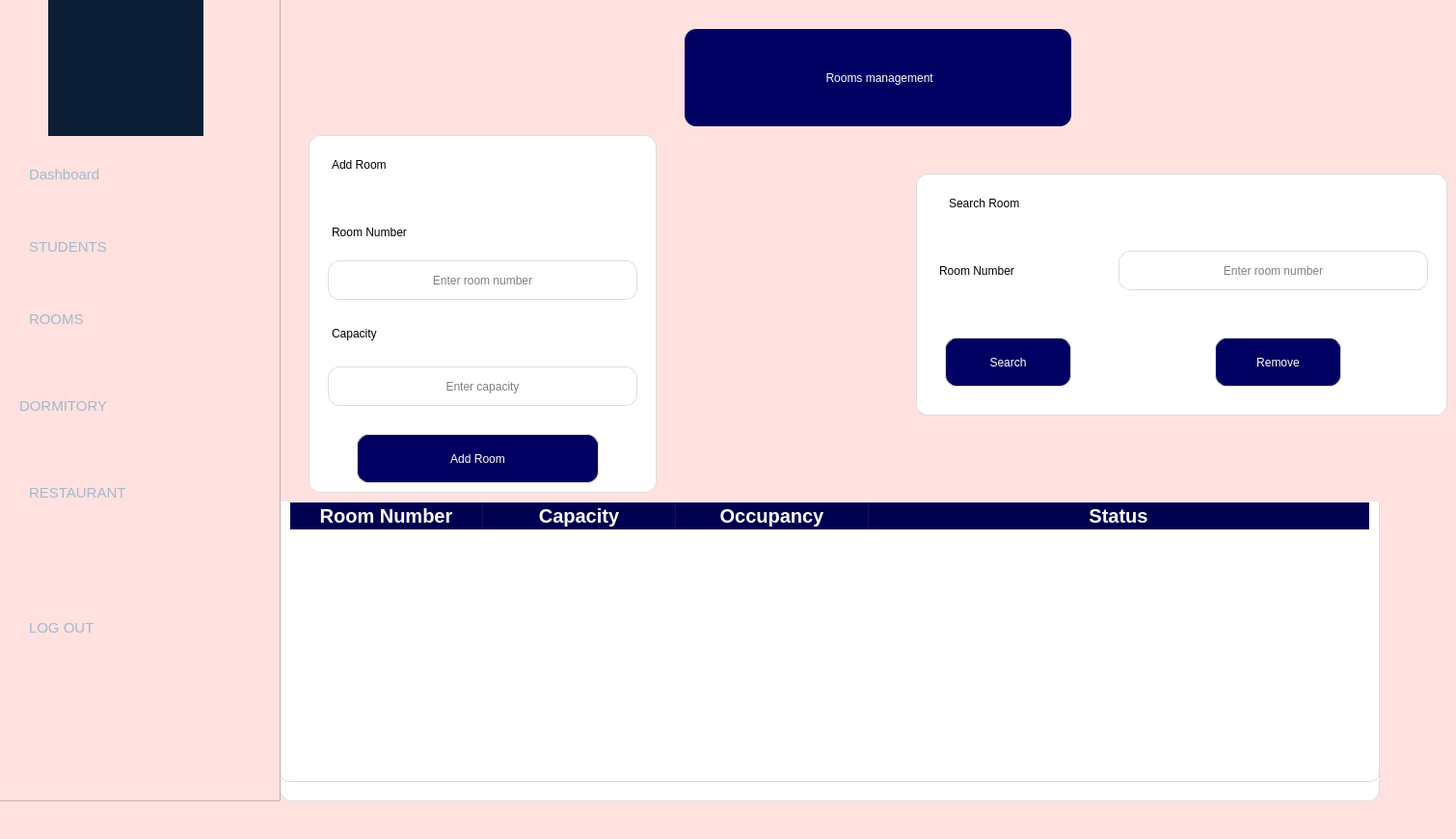
          <widget class="QWidget" name="student_4">
           <property name="styleSheet">
            <string notr="true">background-color: rgb(255, 226, 224);</string>
           </property>
           <widget class="QLabel" name="label_36">
            <property name="geometry">
             <rect>
              <x>710</x>
              <y>30</y>
              <width>401</width>
              <height>101</height>
             </rect>
            </property>
            <property name="styleSheet">
             <string notr="true">QLabel {
	font: 700 22pt &quot;Segoe UI&quot;;
	background-color: rgb(0, 0, 98);
    color: white;
    border-radius: 12px;
    padding: 10px;
    }</string>
            </property>
            <property name="text">
             <string> Rooms management</string>
            </property>
            <property name="alignment">
             <set>Qt::AlignmentFlag::AlignCenter</set>
            </property>
           </widget>
           <widget class="QFrame" name="frame_addstudent_8">
            <property name="geometry">
             <rect>
              <x>320</x>
              <y>140</y>
              <width>361</width>
              <height>371</height>
             </rect>
            </property>
            <property name="styleSheet">
             <string notr="true">background-color: white;
border-radius: 12px;
border: 1px solid #dcdcdc;
padding: 10px;</string>
            </property>
            <property name="frameShape">
             <enum>QFrame::Shape::StyledPanel</enum>
            </property>
            <property name="frameShadow">
             <enum>QFrame::Shadow::Raised</enum>
            </property>
            <widget class="QPushButton" name="btn_addRoom_2">
             <property name="geometry">
              <rect>
               <x>50</x>
               <y>310</y>
               <width>251</width>
               <height>51</height>
              </rect>
             </property>
             <property name="styleSheet">
              <string notr="true">background-color: rgb(0, 0, 98);
font: 700 14pt &quot;Segoe UI&quot;;
color:white;</string>
             </property>
             <property name="text">
              <string>Add Room</string>
             </property>
            </widget>
            <widget class="QLineEdit" name="lineEdit_roomNumber_3">
             <property name="geometry">
              <rect>
               <x>20</x>
               <y>130</y>
               <width>321</width>
               <height>41</height>
              </rect>
             </property>
             <property name="styleSheet">
              <string notr="true"/>
             </property>
             <property name="alignment">
              <set>Qt::AlignmentFlag::AlignCenter</set>
             </property>
             <property name="placeholderText">
              <string>Enter room number</string>
             </property>
            </widget>
            <widget class="QLineEdit" name="lineEdit_capacity_2">
             <property name="geometry">
              <rect>
               <x>20</x>
               <y>240</y>
               <width>321</width>
               <height>41</height>
              </rect>
             </property>
             <property name="alignment">
              <set>Qt::AlignmentFlag::AlignCenter</set>
             </property>
             <property name="placeholderText">
              <string>Enter capacity</string>
             </property>
            </widget>
            <widget class="QLabel" name="label_37">
             <property name="geometry">
              <rect>
               <x>10</x>
               <y>80</y>
               <width>191</width>
               <height>41</height>
              </rect>
             </property>
             <property name="styleSheet">
              <string notr="true">border-color: rgb(255, 255, 255);
font: 700 14pt &quot;Segoe UI&quot;;</string>
             </property>
             <property name="text">
              <string>Room Number</string>
             </property>
            </widget>
            <widget class="QLabel" name="label_38">
             <property name="geometry">
              <rect>
               <x>10</x>
               <y>180</y>
               <width>191</width>
               <height>51</height>
              </rect>
             </property>
             <property name="styleSheet">
              <string notr="true">border-color: rgb(255, 255, 255);
font: 700 14pt &quot;Segoe UI&quot;;</string>
             </property>
             <property name="text">
              <string>Capacity</string>
             </property>
            </widget>
            <widget class="QLabel" name="label_39">
             <property name="geometry">
              <rect>
               <x>10</x>
               <y>10</y>
               <width>191</width>
               <height>41</height>
              </rect>
             </property>
             <property name="styleSheet">
              <string notr="true">border-color: rgb(255, 255, 255);
font: 350 14pt &quot;Segoe UI&quot;;</string>
             </property>
             <property name="text">
              <string>Add Room</string>
             </property>
            </widget>
           </widget>
           <widget class="QFrame" name="frame_9">
            <property name="geometry">
             <rect>
              <x>290</x>
              <y>520</y>
              <width>1141</width>
              <height>311</height>
             </rect>
            </property>
            <property name="styleSheet">
             <string notr="true">background-color: white;
border-radius: 12px;
border: 1px solid #dcdcdc;
padding: 10px;</string>
            </property>
            <property name="frameShape">
             <enum>QFrame::Shape::StyledPanel</enum>
            </property>
            <property name="frameShadow">
             <enum>QFrame::Shadow::Raised</enum>
            </property>
            <widget class="QTableWidget" name="tableWidget_room_2">
             <property name="geometry">
              <rect>
               <x>0</x>
               <y>-10</y>
               <width>1141</width>
               <height>301</height>
              </rect>
             </property>
             <property name="styleSheet">
              <string notr="true">QTableWidget {
    background-color: white;
    border: 1px solid #dcdcdc;
    border-radius: 10px;
    gridline-color: #e5e5e5;
    font-size: 14pt;
}
/* 1. Style the parent header container to remove ugly native margins/borders */
QHeaderView {
    background-color: #000050; /* Forces the whole background bar to be blue */
    border: none;
    margin: 0px;
    padding: 0px;
}

/* 2. Update your section style so it matches perfectly */
QHeaderView::section {
    background-color: #000050; 
    color: #ffffff !important;  
    font-weight: bold;
    font-size: 20px;
    qproperty-alignment: 'AlignCenter'; 
    border: none;
    /* Add a clean, very subtle line between columns so they don't blend blindly */
    border-right: 1px solid #12126a; 
    padding: 0px;
}

/* 3. Remove any gaps at the very top left/right corner of the table */
QTableWidget QTableCornerButton::section {
    background-color: #000050;
    border: none;
}</string>
             </property>
             <property name="columnCount">
              <number>4</number>
             </property>
             <attribute name="horizontalHeaderCascadingSectionResizes">
              <bool>true</bool>
             </attribute>
             <attribute name="horizontalHeaderMinimumSectionSize">
              <number>200</number>
             </attribute>
             <attribute name="horizontalHeaderDefaultSectionSize">
              <number>200</number>
             </attribute>
             <attribute name="horizontalHeaderShowSortIndicator" stdset="0">
              <bool>true</bool>
             </attribute>
             <attribute name="horizontalHeaderStretchLastSection">
              <bool>true</bool>
             </attribute>
             <column>
              <property name="text">
               <string>Room Number</string>
              </property>
             </column>
             <column>
              <property name="text">
               <string>Capacity</string>
              </property>
             </column>
             <column>
              <property name="text">
               <string>Occupancy</string>
              </property>
             </column>
             <column>
              <property name="text">
               <string>Status</string>
              </property>
             </column>
            </widget>
           </widget>
           <widget class="QFrame" name="sidebarFrame_8">
            <property name="geometry">
             <rect>
              <x>-30</x>
              <y>-30</y>
              <width>321</width>
              <height>861</height>
             </rect>
            </property>
            <property name="styleSheet">
             <string notr="true">#sidebarFrame_4{
	background-color: rgb(0, 0, 54);
	
    border: none;
}
QPushButton {
    color: #ffffff;
    font-family: &quot;Segoe UI&quot;;
    font-size: 11pt;
    text-align: left;
    padding: 12px 20px;
    border: none;
    border-radius: 8px;
    background-color: transparent;
}
QPushButton:hover {
    background-color: #162e4e;
}
/* Active / Pressed State (like the Dashboard button in the image) */
QPushButton:checked, QPushButton:pressed {
    background-color: #123769;
    font-weight: bold;
}</string>
            </property>
            <property name="frameShape">
             <enum>QFrame::Shape::StyledPanel</enum>
            </property>
            <property name="frameShadow">
             <enum>QFrame::Shadow::Raised</enum>
            </property>
            <widget class="QPushButton" name="btn_dashboard_8">
             <property name="geometry">
              <rect>
               <x>40</x>
               <y>180</y>
               <width>291</width>
               <height>61</height>
              </rect>
             </property>
             <property name="styleSheet">
              <string notr="true">QPushButton {
    color: #a3b8cc;
    font-family: &quot;Segoe UI&quot;, sans-serif;
    font-size: 11pt;
    padding: 12px 20px;
    border: none;
    border-radius: 8px;
    background-color: transparent;
}

QPushButton:hover {
    color: #ffffff;
    background-color: #0c2343;
}

/* This rule handles the button that is currently clicked/active */
QPushButton:checked {
    color: #ffffff;
    font-weight: 600;
    background-color: #123769; /* The prominent blue selection color from the image */
}</string>
             </property>
             <property name="text">
              <string>Dashboard</string>
             </property>
             <property name="checkable">
              <bool>true</bool>
             </property>
             <property name="autoExclusive">
              <bool>true</bool>
             </property>
            </widget>
            <widget class="QPushButton" name="btn_room_8">
             <property name="geometry">
              <rect>
               <x>40</x>
               <y>330</y>
               <width>291</width>
               <height>61</height>
              </rect>
             </property>
             <property name="styleSheet">
              <string notr="true">QPushButton {
    color: #a3b8cc;
    font-family: &quot;Segoe UI&quot;, sans-serif;
    font-size: 11pt;
    padding: 12px 20px;
    border: none;
    border-radius: 8px;
    background-color: transparent;
}

QPushButton:hover {
    color: #ffffff;
    background-color: #0c2343;
}

/* This rule handles the button that is currently clicked/active */
QPushButton:checked {
    color: #ffffff;
    font-weight: 600;
    background-color: #123769; /* The prominent blue selection color from the image */
}</string>
             </property>
             <property name="text">
              <string>ROOMS</string>
             </property>
            </widget>
            <widget class="QPushButton" name="btn_dormitory_8">
             <property name="geometry">
              <rect>
               <x>30</x>
               <y>420</y>
               <width>291</width>
               <height>61</height>
              </rect>
             </property>
             <property name="styleSheet">
              <string notr="true">QPushButton {
    color: #a3b8cc;
    font-family: &quot;Segoe UI&quot;, sans-serif;
    font-size: 11pt;
    padding: 12px 20px;
    border: none;
    border-radius: 8px;
    background-color: transparent;
}

QPushButton:hover {
    color: #ffffff;
    background-color: #0c2343;
}

/* This rule handles the button that is currently clicked/active */
QPushButton:checked {
    color: #ffffff;
    font-weight: 600;
    background-color: #123769; /* The prominent blue selection color from the image */
}</string>
             </property>
             <property name="text">
              <string>DORMITORY</string>
             </property>
            </widget>
            <widget class="QPushButton" name="btn_restaurant_8">
             <property name="geometry">
              <rect>
               <x>40</x>
               <y>510</y>
               <width>291</width>
               <height>61</height>
              </rect>
             </property>
             <property name="styleSheet">
              <string notr="true">QPushButton {
    color: #a3b8cc;
    font-family: &quot;Segoe UI&quot;, sans-serif;
    font-size: 11pt;
    padding: 12px 20px;
    border: none;
    border-radius: 8px;
    background-color: transparent;
}

QPushButton:hover {
    color: #ffffff;
    background-color: #0c2343;
}

/* This rule handles the button that is currently clicked/active */
QPushButton:checked {
    color: #ffffff;
    font-weight: 600;
    background-color: #123769; /* The prominent blue selection color from the image */
}</string>
             </property>
             <property name="text">
              <string>RESTAURANT</string>
             </property>
            </widget>
            <widget class="QPushButton" name="btn_logout_8">
             <property name="geometry">
              <rect>
               <x>40</x>
               <y>650</y>
               <width>291</width>
               <height>61</height>
              </rect>
             </property>
             <property name="styleSheet">
              <string notr="true">QPushButton {
    color: #a3b8cc;
    font-family: &quot;Segoe UI&quot;, sans-serif;
    font-size: 11pt;
    padding: 12px 20px;
    border: none;
    border-radius: 8px;
    background-color: transparent;
}

QPushButton:hover {
    color: #ffffff;
    background-color: #0c2343;
}

/* This rule handles the button that is currently clicked/active */
QPushButton:checked {
    color: #ffffff;
    font-weight: 600;
    background-color: #123769; /* The prominent blue selection color from the image */
}</string>
             </property>
             <property name="text">
              <string>LOG OUT</string>
             </property>
            </widget>
            <widget class="QPushButton" name="pushButton_8">
             <property name="geometry">
              <rect>
               <x>40</x>
               <y>260</y>
               <width>271</width>
               <height>51</height>
              </rect>
             </property>
             <property name="styleSheet">
              <string notr="true">QPushButton {
    color: #a3b8cc;
    font-family: &quot;Segoe UI&quot;, sans-serif;
    font-size: 11pt;
    padding: 12px 20px;
    border: none;
    border-radius: 8px;
    background-color: transparent;
}

QPushButton:hover {
    color: #ffffff;
    background-color: #0c2343;
}

/* This rule handles the button that is currently clicked/active */
QPushButton:checked {
    color: #ffffff;
    font-weight: 600;
    background-color: #123769; /* The prominent blue selection color from the image */
}</string>
             </property>
             <property name="text">
              <string>STUDENTS</string>
             </property>
            </widget>
            <widget class="QLabel" name="label_40">
             <property name="geometry">
              <rect>
               <x>80</x>
               <y>30</y>
               <width>161</width>
               <height>141</height>
              </rect>
             </property>
             <property name="styleSheet">
              <string notr="true">background-color: #0b1e36;</string>
             </property>
             <property name="text">
              <string/>
             </property>
             <property name="pixmap">
              <pixmap resource="resources.qrc">:/images/.qtcreator/ChatGPT Image 20 juin 2026, 00_30_51.png</pixmap>
             </property>
            </widget>
           </widget>
           <widget class="QFrame" name="frame_addstudent_9">
            <property name="geometry">
             <rect>
              <x>950</x>
              <y>180</y>
              <width>551</width>
              <height>251</height>
             </rect>
            </property>
            <property name="styleSheet">
             <string notr="true">background-color: white;
border-radius: 12px;
border: 1px solid #dcdcdc;
padding: 10px;</string>
            </property>
            <property name="frameShape">
             <enum>QFrame::Shape::StyledPanel</enum>
            </property>
            <property name="frameShadow">
             <enum>QFrame::Shadow::Raised</enum>
            </property>
            <widget class="QPushButton" name="btn_searchroom_2">
             <property name="geometry">
              <rect>
               <x>30</x>
               <y>170</y>
               <width>131</width>
               <height>51</height>
              </rect>
             </property>
             <property name="styleSheet">
              <string notr="true">background-color: rgb(0, 0, 98);
font: 700 14pt &quot;Segoe UI&quot;;
color:white;</string>
             </property>
             <property name="text">
              <string>Search</string>
             </property>
            </widget>
            <widget class="QLineEdit" name="lineEdit_roomNumber_4">
             <property name="geometry">
              <rect>
               <x>210</x>
               <y>80</y>
               <width>321</width>
               <height>41</height>
              </rect>
             </property>
             <property name="styleSheet">
              <string notr="true"/>
             </property>
             <property name="alignment">
              <set>Qt::AlignmentFlag::AlignCenter</set>
             </property>
             <property name="placeholderText">
              <string>Enter room number</string>
             </property>
            </widget>
            <widget class="QLabel" name="label_41">
             <property name="geometry">
              <rect>
               <x>10</x>
               <y>80</y>
               <width>191</width>
               <height>41</height>
              </rect>
             </property>
             <property name="styleSheet">
              <string notr="true">border-color: rgb(255, 255, 255);
font: 700 14pt &quot;Segoe UI&quot;;</string>
             </property>
             <property name="text">
              <string>Room Number</string>
             </property>
            </widget>
            <widget class="QLabel" name="label_42">
             <property name="geometry">
              <rect>
               <x>20</x>
               <y>10</y>
               <width>191</width>
               <height>41</height>
              </rect>
             </property>
             <property name="styleSheet">
              <string notr="true">border-color: rgb(255, 255, 255);
font: 350 14pt &quot;Segoe UI&quot;;</string>
             </property>
             <property name="text">
              <string>Search Room</string>
             </property>
            </widget>
            <widget class="QPushButton" name="btn_removeroom_2">
             <property name="geometry">
              <rect>
               <x>310</x>
               <y>170</y>
               <width>131</width>
               <height>51</height>
              </rect>
             </property>
             <property name="styleSheet">
              <string notr="true">background-color: rgb(0, 0, 98);
font: 700 14pt &quot;Segoe UI&quot;;
color:white;</string>
             </property>
             <property name="text">
              <string>Remove</string>
             </property>
            </widget>
           </widget>
          </widget>
